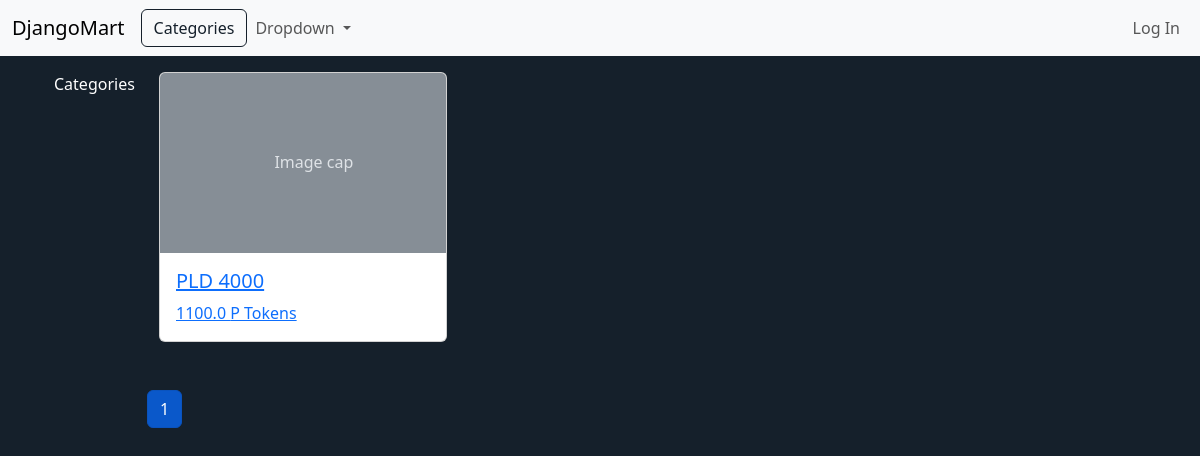
Page /category/laptops on the earlier database version.
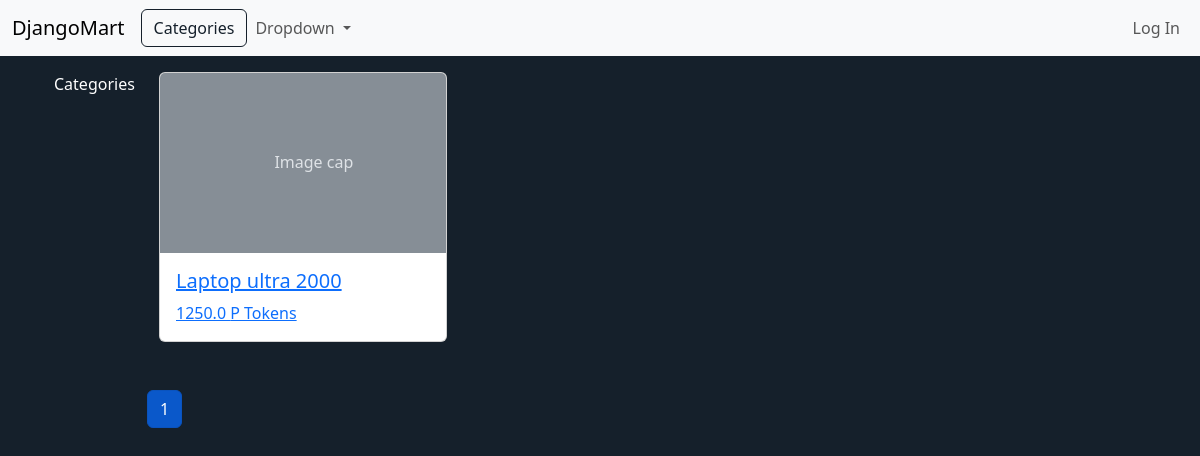
Same page on the later database version.
### DjangoMartApp/models.py (models this page shows, shortened)
class Product(models.Model):
    title = models.CharField(max_length=100)
    description = models.TextField(max_length=2000)
    price = models.FloatField(validators=[MinValueValidator(1.0)])
    brand = models.ForeignKey(Brand, on_delete=models.CASCADE)
    stock = models.PositiveIntegerField(validators=[MinValueValidator(1)])
    rating = models.FloatField(default=0)
    rating_count = models.IntegerField(default=0)
    sales_count = models.IntegerField(default=0)
    categories = models.ManyToManyField(Category)
    product_weight = models.CharField(max_length=50, blank=True, null=True)
    product_height = models.CharField(max_length=50, blank=True, null=True)
    product_width = models.CharField(max_length=50, blank=True, null=True)
    product_length = models.CharField(max_length=50, blank=True, null=True)
    package_weight = models.CharField(max_length=50, blank=True, null=True)
    package_height = models.CharField(max_length=50, blank=True, null=True)
    package_width = models.CharField(max_length=50, blank=True, null=True)
    package_length = models.CharField(max_length=50, blank=True, null=True)
    warranty = models.PositiveIntegerField(blank=True, null=True)
    created_date = models.DateTimeField(auto_now_add=True)
    updated_date = models.DateTimeField(auto_now=True)
    is_active = models.BooleanField(default=True)

### DjangoMartApp/views/web.py (the view)
# urls.py: path('category/<str:category_slug>', category_view, name='category'),
def category_view(request, category_slug):
    category = get_object_or_404(Category, slug=category_slug)
    products = Paginator(Product.objects.filter(categories=category, is_active=True).order_by('-sales_count'), 20)
    page_number = request.GET.get('page')
    products_page = products.get_page(page_number)
    return render_django_mart_app(request, 'category', {'products':products_page})

### DjangoMartApp/context_processors.py (called while the page is built)
def categories_processor(request):
    return {
        'categories': Category.objects.filter(is_active=True)
    }

def cart_processor(request):
    if request.user.is_authenticated:
        try:
            cart = ShoppingCart.objects.get(user_id=request.user)
        except ShoppingCart.DoesNotExist:
            cart = None
    else:
        cart = None
    return {'shopping_cart': cart}

### DjangoMartApp/views/utility.py (called while the page is built)
def render_django_mart_app(request, template_name, context=None):
    if context is None:
        context = {}
    full_template_name = f'DjangoMartApp/{template_name}.html'
    return render(request, full_template_name, context)

### DjangoMartApp/templates/DjangoMartApp/category.html (shortened to what this page needs)
{% extends "DjangoMartApp/layout.html" %}
{% block body %}
    <div class="container mt-3">
        <div class="row">
            <div class="col-1 ml-2">
                Categories
            </div>
            <div class="col">
                <div class="container mb-5">
                    {% for product in products %}
                    <div class="card" style="width: 18rem;">
                        <a href="{% url 'product' product.id %}">
                            <svg aria-label="Placeholder: Image cap" class="bd-placeholder-img card-img-top" height="180" preserveAspectRatio="xMidYMid slice" role="img" width="100%" xmlns="http://www.w3.org/2000/svg">
                                <text x="40%" y="50%" fill="#dee2e6" dy=".3em">
                                    Image cap
                                </text>
                            </svg>
                            <div class="card-body">
                                <h5 class="card-title">{{ product.title }}</h5>
                                <p class="card-text">{{product.price}} P Tokens</p>
                            </div>
                        </a>
                    </div>
                    {% endfor %}
                </div>
                <div>
                    {% for num in products.paginator.page_range %}
                        {% if num == 1 or num == products.paginator.num_pages %}
                            {% if num == products.number %}
                                <span class="btn btn-primary active">{{ num }}</span>
                            {% else %}
                                <a class="btn btn-light" href="?page={{ num }}">{{ num }}</a>
                            {% endif %}
                        {% elif num == products.number %}
                            <span class="btn btn-primary active">{{ num }}</span>
                        {% elif num >= products.number|add:"-2" and num <= products.number|add:"2" %}
                            <a class="btn btn-light" href="?page={{ num }}">{{ num }}</a>
                        {% elif num == products.number|add:"-3" or num == products.number|add:"3" %}
                            <span class="btn disabled">...</span>
                        {% endif %}
                    {% endfor %}
                </div>
            </div>
        </div>
    </div>
{% endblock %}

### DjangoMartApp/templates/DjangoMartApp/layout.html (shortened to what this page needs)
{% load static %}
<!doctype html>
<html lang="en">
  <head>
    <link href="https://cdn.jsdelivr.net/npm/bootstrap@5.3.7/dist/css/bootstrap.min.css" rel="stylesheet">
    <link href="{% static 'DjangoMartApp/styles.css' %}" rel="stylesheet">
  </head>
  <body>
    <nav class="navbar navbar-expand-lg bg-body-tertiary">
      <div class="container-fluid">
        <a class="navbar-brand" href="{% url 'homepage' %}">DjangoMart</a>
        <button type="button" class="btn active" id="dark-element" data-bs-toggle="offcanvas" data-bs-target="#catOffcanvas">
          Categories
        </button>
        <div class="collapse navbar-collapse" id="navbarSupportedContent">
          <ul class="navbar-nav me-auto mb-2 mb-lg-0">
            <li class="nav-item dropdown">
              <a class="nav-link dropdown-toggle" href="#" role="button" data-bs-toggle="dropdown" aria-expanded="false">
                Dropdown
              </a>
            </li>
          </ul>
          <div class="d-flex navbar-nav">
            {% if user.is_authenticated %}
            <a class="nav-link" href="{% url 'cart' %}">cart
              (
              <span id="cartItemsCount">
                {{shopping_cart.total_items_count}}
              </span>
              )
            </a>
              <li class="nav-item">
                <a class="nav-link" href="{% url 'logout_view' %}">{{user.username}}</a>
                <a class="nav-link" href="{% url 'logout_view' %}">Log out</a>
              </li>
            {% else %}
              <li class="nav-item">
                <a class="nav-link" href="{% url 'login_view' %}">Log In</a>
              </li>
            {% endif %}
          </div>
        </div>
      </div>
    </nav>
    <div class="container">
      {% block body %}
      {% endblock %}
    </div>
  </body>
</html>

### DjangoMartApp/static/DjangoMartApp/styles.css (style rules this page uses)
body { background-color:rgb(21, 32, 43); color: white; }
#dark-element { border-color: rgb(21, 32, 43) !important; color: rgb(21, 32, 43) !important; }

Differences in the rows shown:
changed Product: title "PLD 4000" → "Laptop ultra 2000"; price "1100.0" → "1250.0"
